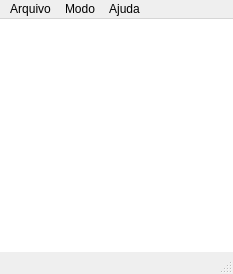
<?xml version="1.0" encoding="UTF-8"?>
<ui version="4.0">
 <class>Resta1</class>
 <widget class="QMainWindow" name="Resta1">
  <property name="geometry">
   <rect>
    <x>0</x>
    <y>0</y>
    <width>229</width>
    <height>270</height>
   </rect>
  </property>
  <property name="windowTitle">
   <string>Resta1</string>
  </property>
  <widget class="QWidget" name="centralWidget">
   <property name="styleSheet">
    <string notr="true">background-color: white;</string>
   </property>
   <layout class="QGridLayout" name="gridLayout">
    <item row="5" column="3">
     <widget class="Peca" name="peca53">
      <property name="minimumSize">
       <size>
        <width>25</width>
        <height>25</height>
       </size>
      </property>
      <property name="maximumSize">
       <size>
        <width>25</width>
        <height>25</height>
       </size>
      </property>
      <property name="iconSize">
       <size>
        <width>25</width>
        <height>25</height>
       </size>
      </property>
      <property name="flat">
       <bool>true</bool>
      </property>
     </widget>
    </item>
    <item row="5" column="4">
     <widget class="Peca" name="peca54">
      <property name="minimumSize">
       <size>
        <width>25</width>
        <height>25</height>
       </size>
      </property>
      <property name="maximumSize">
       <size>
        <width>25</width>
        <height>25</height>
       </size>
      </property>
      <property name="iconSize">
       <size>
        <width>25</width>
        <height>25</height>
       </size>
      </property>
      <property name="flat">
       <bool>true</bool>
      </property>
     </widget>
    </item>
    <item row="1" column="4">
     <widget class="Peca" name="peca14">
      <property name="minimumSize">
       <size>
        <width>25</width>
        <height>25</height>
       </size>
      </property>
      <property name="maximumSize">
       <size>
        <width>25</width>
        <height>25</height>
       </size>
      </property>
      <property name="iconSize">
       <size>
        <width>25</width>
        <height>25</height>
       </size>
      </property>
      <property name="flat">
       <bool>true</bool>
      </property>
     </widget>
    </item>
    <item row="3" column="3">
     <widget class="Peca" name="peca33">
      <property name="minimumSize">
       <size>
        <width>25</width>
        <height>25</height>
       </size>
      </property>
      <property name="maximumSize">
       <size>
        <width>25</width>
        <height>25</height>
       </size>
      </property>
      <property name="iconSize">
       <size>
        <width>25</width>
        <height>25</height>
       </size>
      </property>
      <property name="flat">
       <bool>true</bool>
      </property>
     </widget>
    </item>
    <item row="3" column="1">
     <widget class="Peca" name="peca31">
      <property name="minimumSize">
       <size>
        <width>25</width>
        <height>25</height>
       </size>
      </property>
      <property name="maximumSize">
       <size>
        <width>25</width>
        <height>25</height>
       </size>
      </property>
      <property name="iconSize">
       <size>
        <width>25</width>
        <height>25</height>
       </size>
      </property>
      <property name="flat">
       <bool>true</bool>
      </property>
     </widget>
    </item>
    <item row="4" column="6">
     <widget class="Peca" name="peca46">
      <property name="minimumSize">
       <size>
        <width>25</width>
        <height>25</height>
       </size>
      </property>
      <property name="maximumSize">
       <size>
        <width>25</width>
        <height>25</height>
       </size>
      </property>
      <property name="iconSize">
       <size>
        <width>25</width>
        <height>25</height>
       </size>
      </property>
      <property name="flat">
       <bool>true</bool>
      </property>
     </widget>
    </item>
    <item row="4" column="3">
     <widget class="Peca" name="peca43">
      <property name="minimumSize">
       <size>
        <width>25</width>
        <height>25</height>
       </size>
      </property>
      <property name="maximumSize">
       <size>
        <width>25</width>
        <height>25</height>
       </size>
      </property>
      <property name="iconSize">
       <size>
        <width>25</width>
        <height>25</height>
       </size>
      </property>
      <property name="flat">
       <bool>true</bool>
      </property>
     </widget>
    </item>
    <item row="5" column="2">
     <widget class="Peca" name="peca52">
      <property name="minimumSize">
       <size>
        <width>25</width>
        <height>25</height>
       </size>
      </property>
      <property name="maximumSize">
       <size>
        <width>25</width>
        <height>25</height>
       </size>
      </property>
      <property name="iconSize">
       <size>
        <width>25</width>
        <height>25</height>
       </size>
      </property>
      <property name="flat">
       <bool>true</bool>
      </property>
     </widget>
    </item>
    <item row="2" column="2">
     <widget class="Peca" name="peca22">
      <property name="minimumSize">
       <size>
        <width>25</width>
        <height>25</height>
       </size>
      </property>
      <property name="maximumSize">
       <size>
        <width>25</width>
        <height>25</height>
       </size>
      </property>
      <property name="iconSize">
       <size>
        <width>25</width>
        <height>25</height>
       </size>
      </property>
      <property name="flat">
       <bool>true</bool>
      </property>
     </widget>
    </item>
    <item row="4" column="2">
     <widget class="Peca" name="peca42">
      <property name="minimumSize">
       <size>
        <width>25</width>
        <height>25</height>
       </size>
      </property>
      <property name="maximumSize">
       <size>
        <width>25</width>
        <height>25</height>
       </size>
      </property>
      <property name="iconSize">
       <size>
        <width>25</width>
        <height>25</height>
       </size>
      </property>
      <property name="flat">
       <bool>true</bool>
      </property>
     </widget>
    </item>
    <item row="4" column="1">
     <widget class="Peca" name="peca41">
      <property name="minimumSize">
       <size>
        <width>25</width>
        <height>25</height>
       </size>
      </property>
      <property name="maximumSize">
       <size>
        <width>25</width>
        <height>25</height>
       </size>
      </property>
      <property name="iconSize">
       <size>
        <width>25</width>
        <height>25</height>
       </size>
      </property>
      <property name="flat">
       <bool>true</bool>
      </property>
     </widget>
    </item>
    <item row="2" column="4">
     <widget class="Peca" name="peca24">
      <property name="minimumSize">
       <size>
        <width>25</width>
        <height>25</height>
       </size>
      </property>
      <property name="maximumSize">
       <size>
        <width>25</width>
        <height>25</height>
       </size>
      </property>
      <property name="iconSize">
       <size>
        <width>25</width>
        <height>25</height>
       </size>
      </property>
      <property name="flat">
       <bool>true</bool>
      </property>
     </widget>
    </item>
    <item row="4" column="4">
     <widget class="Peca" name="peca44">
      <property name="minimumSize">
       <size>
        <width>25</width>
        <height>25</height>
       </size>
      </property>
      <property name="maximumSize">
       <size>
        <width>25</width>
        <height>25</height>
       </size>
      </property>
      <property name="iconSize">
       <size>
        <width>25</width>
        <height>25</height>
       </size>
      </property>
      <property name="flat">
       <bool>true</bool>
      </property>
     </widget>
    </item>
    <item row="3" column="6">
     <widget class="Peca" name="peca36">
      <property name="minimumSize">
       <size>
        <width>25</width>
        <height>25</height>
       </size>
      </property>
      <property name="maximumSize">
       <size>
        <width>25</width>
        <height>25</height>
       </size>
      </property>
      <property name="iconSize">
       <size>
        <width>25</width>
        <height>25</height>
       </size>
      </property>
      <property name="flat">
       <bool>true</bool>
      </property>
     </widget>
    </item>
    <item row="3" column="4">
     <widget class="Peca" name="peca34">
      <property name="minimumSize">
       <size>
        <width>25</width>
        <height>25</height>
       </size>
      </property>
      <property name="maximumSize">
       <size>
        <width>25</width>
        <height>25</height>
       </size>
      </property>
      <property name="iconSize">
       <size>
        <width>25</width>
        <height>25</height>
       </size>
      </property>
      <property name="flat">
       <bool>true</bool>
      </property>
     </widget>
    </item>
    <item row="2" column="5">
     <widget class="Peca" name="peca25">
      <property name="minimumSize">
       <size>
        <width>25</width>
        <height>25</height>
       </size>
      </property>
      <property name="maximumSize">
       <size>
        <width>25</width>
        <height>25</height>
       </size>
      </property>
      <property name="iconSize">
       <size>
        <width>25</width>
        <height>25</height>
       </size>
      </property>
      <property name="flat">
       <bool>true</bool>
      </property>
     </widget>
    </item>
    <item row="2" column="3">
     <widget class="Peca" name="peca23">
      <property name="minimumSize">
       <size>
        <width>25</width>
        <height>25</height>
       </size>
      </property>
      <property name="maximumSize">
       <size>
        <width>25</width>
        <height>25</height>
       </size>
      </property>
      <property name="iconSize">
       <size>
        <width>25</width>
        <height>25</height>
       </size>
      </property>
      <property name="flat">
       <bool>true</bool>
      </property>
     </widget>
    </item>
    <item row="2" column="0">
     <widget class="Peca" name="peca20">
      <property name="minimumSize">
       <size>
        <width>25</width>
        <height>25</height>
       </size>
      </property>
      <property name="maximumSize">
       <size>
        <width>25</width>
        <height>25</height>
       </size>
      </property>
      <property name="iconSize">
       <size>
        <width>25</width>
        <height>25</height>
       </size>
      </property>
      <property name="flat">
       <bool>true</bool>
      </property>
     </widget>
    </item>
    <item row="0" column="2">
     <widget class="Peca" name="peca02">
      <property name="minimumSize">
       <size>
        <width>25</width>
        <height>25</height>
       </size>
      </property>
      <property name="maximumSize">
       <size>
        <width>25</width>
        <height>25</height>
       </size>
      </property>
      <property name="iconSize">
       <size>
        <width>25</width>
        <height>25</height>
       </size>
      </property>
      <property name="flat">
       <bool>true</bool>
      </property>
     </widget>
    </item>
    <item row="3" column="5">
     <widget class="Peca" name="peca35">
      <property name="minimumSize">
       <size>
        <width>25</width>
        <height>25</height>
       </size>
      </property>
      <property name="maximumSize">
       <size>
        <width>25</width>
        <height>25</height>
       </size>
      </property>
      <property name="iconSize">
       <size>
        <width>25</width>
        <height>25</height>
       </size>
      </property>
      <property name="flat">
       <bool>true</bool>
      </property>
     </widget>
    </item>
    <item row="4" column="0">
     <widget class="Peca" name="peca40">
      <property name="minimumSize">
       <size>
        <width>25</width>
        <height>25</height>
       </size>
      </property>
      <property name="maximumSize">
       <size>
        <width>25</width>
        <height>25</height>
       </size>
      </property>
      <property name="iconSize">
       <size>
        <width>25</width>
        <height>25</height>
       </size>
      </property>
      <property name="flat">
       <bool>true</bool>
      </property>
     </widget>
    </item>
    <item row="3" column="0">
     <widget class="Peca" name="peca30">
      <property name="minimumSize">
       <size>
        <width>25</width>
        <height>25</height>
       </size>
      </property>
      <property name="maximumSize">
       <size>
        <width>25</width>
        <height>25</height>
       </size>
      </property>
      <property name="iconSize">
       <size>
        <width>25</width>
        <height>25</height>
       </size>
      </property>
      <property name="flat">
       <bool>true</bool>
      </property>
     </widget>
    </item>
    <item row="0" column="3">
     <widget class="Peca" name="peca03">
      <property name="minimumSize">
       <size>
        <width>25</width>
        <height>25</height>
       </size>
      </property>
      <property name="maximumSize">
       <size>
        <width>25</width>
        <height>25</height>
       </size>
      </property>
      <property name="iconSize">
       <size>
        <width>25</width>
        <height>25</height>
       </size>
      </property>
      <property name="flat">
       <bool>true</bool>
      </property>
     </widget>
    </item>
    <item row="2" column="1">
     <widget class="Peca" name="peca21">
      <property name="minimumSize">
       <size>
        <width>25</width>
        <height>25</height>
       </size>
      </property>
      <property name="maximumSize">
       <size>
        <width>25</width>
        <height>25</height>
       </size>
      </property>
      <property name="iconSize">
       <size>
        <width>25</width>
        <height>25</height>
       </size>
      </property>
      <property name="flat">
       <bool>true</bool>
      </property>
     </widget>
    </item>
    <item row="3" column="2">
     <widget class="Peca" name="peca32">
      <property name="minimumSize">
       <size>
        <width>25</width>
        <height>25</height>
       </size>
      </property>
      <property name="maximumSize">
       <size>
        <width>25</width>
        <height>25</height>
       </size>
      </property>
      <property name="iconSize">
       <size>
        <width>25</width>
        <height>25</height>
       </size>
      </property>
      <property name="flat">
       <bool>true</bool>
      </property>
     </widget>
    </item>
    <item row="1" column="3">
     <widget class="Peca" name="peca13">
      <property name="minimumSize">
       <size>
        <width>25</width>
        <height>25</height>
       </size>
      </property>
      <property name="maximumSize">
       <size>
        <width>25</width>
        <height>25</height>
       </size>
      </property>
      <property name="iconSize">
       <size>
        <width>25</width>
        <height>25</height>
       </size>
      </property>
      <property name="flat">
       <bool>true</bool>
      </property>
     </widget>
    </item>
    <item row="4" column="5">
     <widget class="Peca" name="peca45">
      <property name="minimumSize">
       <size>
        <width>25</width>
        <height>25</height>
       </size>
      </property>
      <property name="maximumSize">
       <size>
        <width>25</width>
        <height>25</height>
       </size>
      </property>
      <property name="iconSize">
       <size>
        <width>25</width>
        <height>25</height>
       </size>
      </property>
      <property name="flat">
       <bool>true</bool>
      </property>
     </widget>
    </item>
    <item row="1" column="2">
     <widget class="Peca" name="peca12">
      <property name="minimumSize">
       <size>
        <width>25</width>
        <height>25</height>
       </size>
      </property>
      <property name="maximumSize">
       <size>
        <width>25</width>
        <height>25</height>
       </size>
      </property>
      <property name="iconSize">
       <size>
        <width>25</width>
        <height>25</height>
       </size>
      </property>
      <property name="flat">
       <bool>true</bool>
      </property>
     </widget>
    </item>
    <item row="0" column="4">
     <widget class="Peca" name="peca04">
      <property name="minimumSize">
       <size>
        <width>25</width>
        <height>25</height>
       </size>
      </property>
      <property name="maximumSize">
       <size>
        <width>25</width>
        <height>25</height>
       </size>
      </property>
      <property name="iconSize">
       <size>
        <width>25</width>
        <height>25</height>
       </size>
      </property>
      <property name="flat">
       <bool>true</bool>
      </property>
     </widget>
    </item>
    <item row="2" column="6">
     <widget class="Peca" name="peca26">
      <property name="minimumSize">
       <size>
        <width>25</width>
        <height>25</height>
       </size>
      </property>
      <property name="maximumSize">
       <size>
        <width>25</width>
        <height>25</height>
       </size>
      </property>
      <property name="iconSize">
       <size>
        <width>25</width>
        <height>25</height>
       </size>
      </property>
      <property name="flat">
       <bool>true</bool>
      </property>
     </widget>
    </item>
    <item row="6" column="3">
     <widget class="Peca" name="peca63">
      <property name="minimumSize">
       <size>
        <width>25</width>
        <height>25</height>
       </size>
      </property>
      <property name="maximumSize">
       <size>
        <width>25</width>
        <height>25</height>
       </size>
      </property>
      <property name="iconSize">
       <size>
        <width>25</width>
        <height>25</height>
       </size>
      </property>
      <property name="flat">
       <bool>true</bool>
      </property>
     </widget>
    </item>
    <item row="6" column="4">
     <widget class="Peca" name="peca64">
      <property name="minimumSize">
       <size>
        <width>25</width>
        <height>25</height>
       </size>
      </property>
      <property name="maximumSize">
       <size>
        <width>25</width>
        <height>25</height>
       </size>
      </property>
      <property name="iconSize">
       <size>
        <width>25</width>
        <height>25</height>
       </size>
      </property>
      <property name="flat">
       <bool>true</bool>
      </property>
     </widget>
    </item>
    <item row="6" column="2">
     <widget class="Peca" name="peca62">
      <property name="minimumSize">
       <size>
        <width>25</width>
        <height>25</height>
       </size>
      </property>
      <property name="maximumSize">
       <size>
        <width>25</width>
        <height>25</height>
       </size>
      </property>
      <property name="iconSize">
       <size>
        <width>25</width>
        <height>25</height>
       </size>
      </property>
      <property name="flat">
       <bool>true</bool>
      </property>
     </widget>
    </item>
   </layout>
  </widget>
  <widget class="QMenuBar" name="menuBar">
   <property name="geometry">
    <rect>
     <x>0</x>
     <y>0</y>
     <width>229</width>
     <height>19</height>
    </rect>
   </property>
   <widget class="QMenu" name="menuArquivo">
    <property name="title">
     <string>Arquivo</string>
    </property>
    <addaction name="actionNovo"/>
    <addaction name="actionSair"/>
   </widget>
   <widget class="QMenu" name="menuModo">
    <property name="title">
     <string>Modo</string>
    </property>
    <addaction name="actionTradicional"/>
    <addaction name="actionCruz"/>
    <addaction name="actionMais"/>
    <addaction name="actionBanquinho"/>
    <addaction name="actionFlecha"/>
    <addaction name="actionPiramide"/>
    <addaction name="actionLosango"/>
   </widget>
   <widget class="QMenu" name="menuAjuda">
    <property name="title">
     <string>Ajuda</string>
    </property>
    <addaction name="actionSobre"/>
   </widget>
   <addaction name="menuArquivo"/>
   <addaction name="menuModo"/>
   <addaction name="menuAjuda"/>
  </widget>
  <widget class="QStatusBar" name="statusBar"/>
  <action name="actionNovo">
   <property name="text">
    <string>Novo</string>
   </property>
  </action>
  <action name="actionSair">
   <property name="text">
    <string>Sair</string>
   </property>
  </action>
  <action name="actionTradicional">
   <property name="checkable">
    <bool>true</bool>
   </property>
   <property name="checked">
    <bool>true</bool>
   </property>
   <property name="text">
    <string>Tradicional</string>
   </property>
  </action>
  <action name="actionCruz">
   <property name="checkable">
    <bool>true</bool>
   </property>
   <property name="text">
    <string>Cruz</string>
   </property>
  </action>
  <action name="actionMais">
   <property name="checkable">
    <bool>true</bool>
   </property>
   <property name="text">
    <string>Mais</string>
   </property>
  </action>
  <action name="actionBanquinho">
   <property name="checkable">
    <bool>true</bool>
   </property>
   <property name="text">
    <string>Banquinho</string>
   </property>
  </action>
  <action name="actionFlecha">
   <property name="checkable">
    <bool>true</bool>
   </property>
   <property name="text">
    <string>Flecha</string>
   </property>
  </action>
  <action name="actionPiramide">
   <property name="checkable">
    <bool>true</bool>
   </property>
   <property name="text">
    <string>Piramide</string>
   </property>
  </action>
  <action name="actionLosango">
   <property name="checkable">
    <bool>true</bool>
   </property>
   <property name="text">
    <string>Losango</string>
   </property>
  </action>
  <action name="actionSobre">
   <property name="text">
    <string>Sobre</string>
   </property>
  </action>
 </widget>
 <layoutdefault spacing="6" margin="11"/>
 <customwidgets>
  <customwidget>
   <class>Peca</class>
   <extends>QPushButton</extends>
   <header location="global">Peca.h</header>
  </customwidget>
 </customwidgets>
 <resources/>
 <connections/>
</ui>
